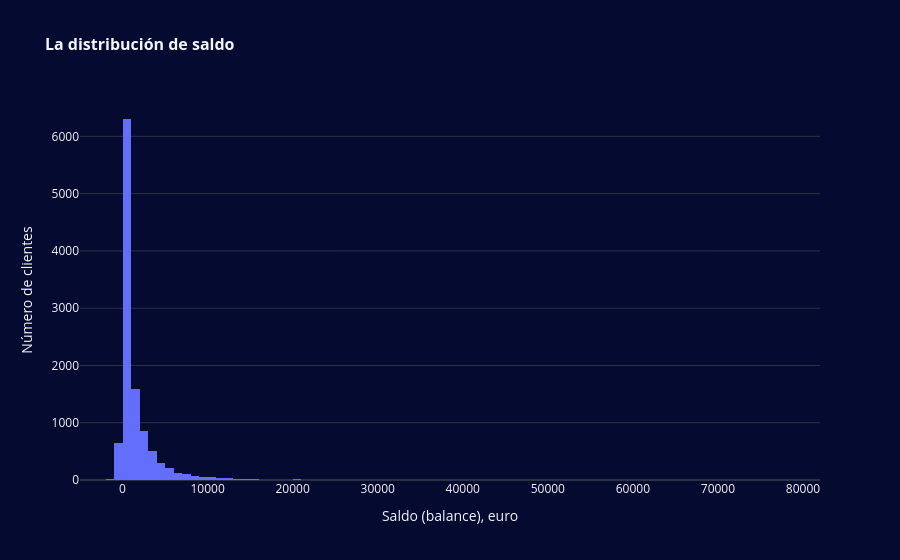

Notebook code for this chart:
### Markdown cell above
##### La distribución de saldo:

### Code cell
fig = px.histogram(
    df, 
    x='balance', 
    nbins=100, 
    title='La distribución de saldo',
    labels={'balance': 'Saldo (balance), euro', 'count': 'Número de clientes'},
    range_x=[-5000, 82000]
)

fig.update_layout(
    title_font=dict(size=16, weight='bold'),
    xaxis_title_font=dict(size=14, weight='bold'),
    yaxis_title_font=dict(size=14, weight='bold'),
    xaxis_tickfont=dict(size=12),
    yaxis_tickfont=dict(size=12),
    yaxis=dict(
        title='Número de clientes', 
        tickformat='d' 
    ),
    xaxis=dict(
        title='Saldo (balance), euro', 
        tickformat='d' 
    ),
    showlegend=False
)

fig.show()

### Figure 1 — Plotly figure (JSON) as saved in the notebook; plotly's stock layout.template omitted (floating-point values rounded to 4 significant figures; data arrays with more than 128 entries replaced by an {"elided": "..."} marker saying what was removed)
{"data": [{"bingroup": "x", "hovertemplate": "Saldo (balance), euro=%{x}<br>count=%{y}<extra></extra>", "legendgroup": "", "marker": {"color": "#636efa", "pattern": {"shape": ""}}, "name": "", "nbinsx": 100, "orientation": "v", "showlegend": false, "type": "histogram", "x": {"elided": "10987 int values"}, "xaxis": "x", "yaxis": "y"}], "layout": {"barmode": "relative", "legend": {"tracegroupgap": 0}, "showlegend": false, "title": {"font": {"size": 16, "weight": "bold"}, "text": "La distribución de saldo"}, "xaxis": {"anchor": "y", "domain": [0, 1], "range": [-5000, 82000], "tickfont": {"size": 12}, "tickformat": "d", "title": {"text": "Saldo (balance), euro"}}, "yaxis": {"anchor": "x", "domain": [0, 1], "tickfont": {"size": 12}, "tickformat": "d", "title": {"text": "Número de clientes"}}}}
